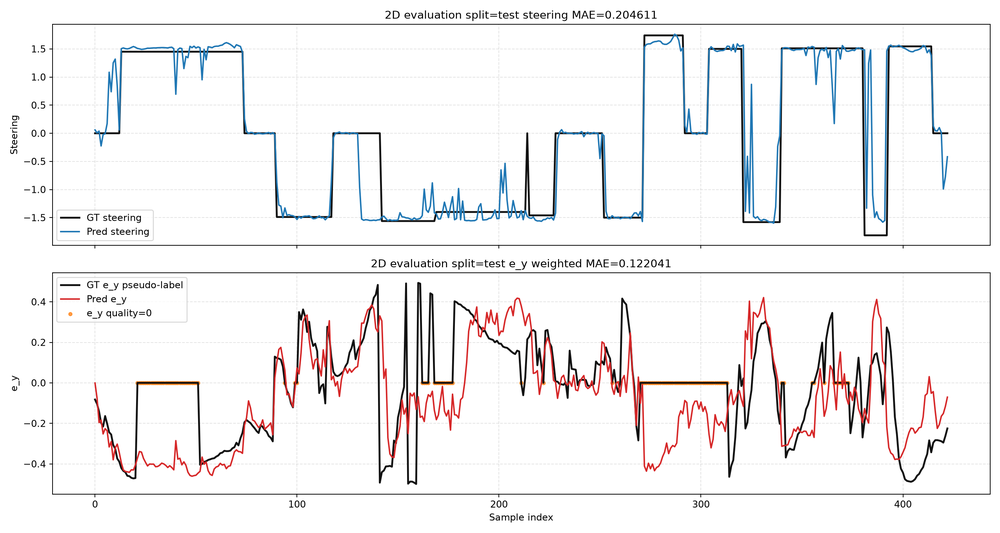
#> input picture mp_cursor/baseline_ve/predictions_test.png, 1000 x 533 px, shrunk from 2550 x 1360 before the run; its folder holds only this picture in this run
$ python -i augment.py   (imports and definitions only)
#> lines starting #> are read from the running program, lines starting #| are printed output that depends on the picture; after the words box and inside, x2 and y2 are one past the last pixel; in counts of white or black regions, pixels touching at a corner belong together
#> further down, picture is the input picture: shape (533, 1000, 3); mean B, G, R 242.1, 241.4, 242.7
### mp_cursor/geo_control/perturb.py
#!/usr/bin/env python
# -*- coding: utf-8 -*-
"""Purely synthetic appearance perturbations for the held-out robustness stress test.

Every perturbation here is a generic, hand-specified transform. It uses NO target-domain
(basement) image or statistic. Severities are fixed grids chosen from general priors so
that robustness is measured as *degradation under held-out perturbation*, not as a score
obtained by tuning to the target scene.

Operates on BGR uint8 images (HxWx3), numpy-only (no cv2), so it is deterministic and can
be shared by both the offline harness and the candidate inference scripts.
"""

from __future__ import annotations

from dataclasses import dataclass
from typing import Callable

import numpy as np


def _to_u8(img: np.ndarray) -> np.ndarray:
    return np.clip(img, 0.0, 255.0).astype(np.uint8)
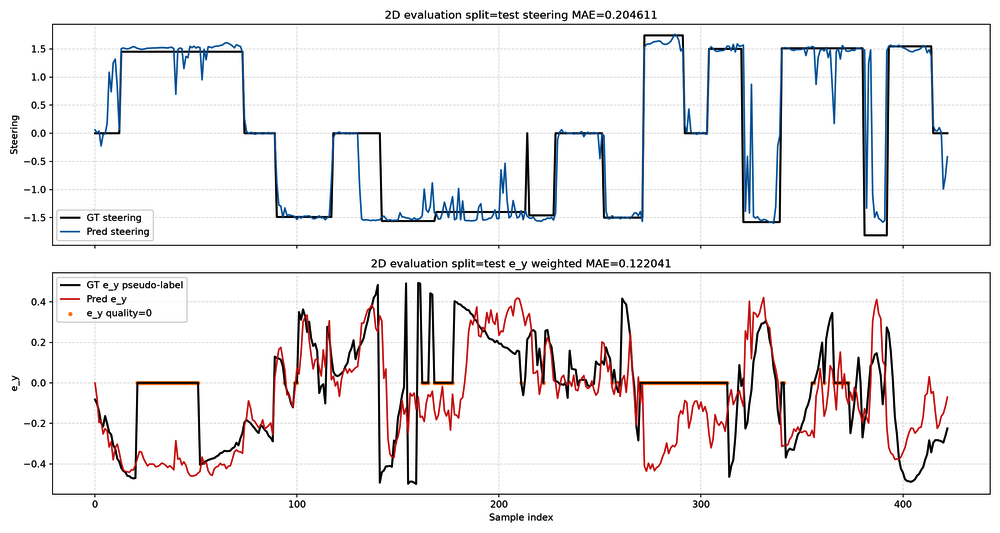
#> returned value: shape (533, 1000, 3); mean of channels 0, 1, 2 238.8, 237.9, 239.6; drawn as B, G, R


def brightness(img: np.ndarray, delta: float) -> np.ndarray:
    """Additive brightness shift in [-255, 255] domain (delta as fraction of 255)."""
    return _to_u8(img.astype(np.float32) + delta * 255.0)


def gamma(img: np.ndarray, g: float) -> np.ndarray:
    """Gamma correction; g>1 darkens, g<1 brightens."""
    x = np.clip(img.astype(np.float32) / 255.0, 0.0, 1.0)
    return _to_u8(np.power(x, max(1e-3, g)) * 255.0)


def contrast(img: np.ndarray, factor: float) -> np.ndarray:
    mean = float(img.astype(np.float32).mean())
    return _to_u8((img.astype(np.float32) - mean) * factor + mean)


# [32 lines left out: functions _gaussian_kernel1d, _conv1d_axis, blur, gaussian_noise, not called in this run]


@dataclass(frozen=True)
class PerturbLevel:
    name: str
    fn: Callable[[np.ndarray], np.ndarray]


@dataclass(frozen=True)
class PerturbAxis:
    """A family of increasing-severity perturbations plus the frame-drop flag."""

    name: str
    levels: tuple[PerturbLevel, ...]
    is_frame_drop: bool = False


# [58 lines left out: functions default_axes, frame_drop_rate, not called in this run]


__all__ = [
    "brightness",
    "gamma",
    "contrast",
    "blur",
    "gaussian_noise",
    "PerturbLevel",
    "PerturbAxis",
    "default_axes",
    "frame_drop_rate",
]

### mp_cursor/geo_control/augment.py
#!/usr/bin/env python
# -*- coding: utf-8 -*-
"""Synthetic, geometry-preserving appearance augmentation for P1/P3 perception training.

This is the core robustness lever: by training the perception under a wide, purely synthetic
appearance distribution, the learned e_y/theta estimator becomes invariant to lighting/blur/
noise and generalizes to frames (and scenes) where the fixed-threshold CV label generator
would fail. The gain is from LEARNED INVARIANCE, not from the label source.

Discipline:
- ZERO target-domain priors. Magnitudes come from generic ranges only; no basement image or
  statistic is used to design them.
- Photometric ONLY. No flips/shifts/crops that would change the lateral geometry, so the
  `e_y`/`theta` labels stay valid.

Operates on BGR uint8 frames. cv2 is used for HSV jitter but imported lazily.
"""

from __future__ import annotations

from dataclasses import dataclass

import numpy as np

from . import perturb


@dataclass
class AugmentConfig:
    p_apply: float = 0.9          # probability any augmentation is applied to a stack
    p_gamma: float = 0.5
    p_brightness: float = 0.5
    p_contrast: float = 0.4
    p_blur: float = 0.3
    p_noise: float = 0.3
    p_hue_sat: float = 0.5
    p_shadow: float = 0.3
    p_frame_drop: float = 0.15    # per-frame temporal dropout within a stack (hold previous)
    strength: float = 1.0         # global multiplier on magnitudes


class PhotometricAugmentor:
    def __init__(self, config: AugmentConfig | None = None, *, seed: int | None = None):
        self.cfg = config or AugmentConfig()
        self.rng = np.random.default_rng(seed)

    def _u(self, lo: float, hi: float) -> float:
        return float(self.rng.uniform(lo, hi))

    def _hue_sat_jitter(self, bgr: np.ndarray) -> np.ndarray:
        import cv2  # lazy

        hsv = cv2.cvtColor(bgr, cv2.COLOR_BGR2HSV).astype(np.float32)
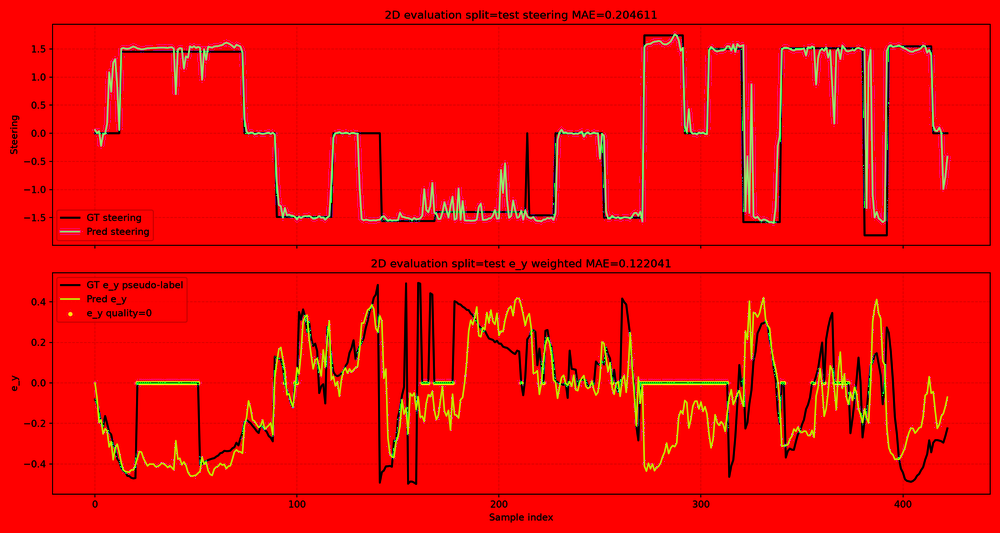
#> hsv: shape (533, 1000, 3) float32; mean B, G, R 3.8, 7.5, 242.3
        s = self.cfg.strength
        hsv[..., 0] = (hsv[..., 0] + self._u(-8, 8) * s) % 180.0
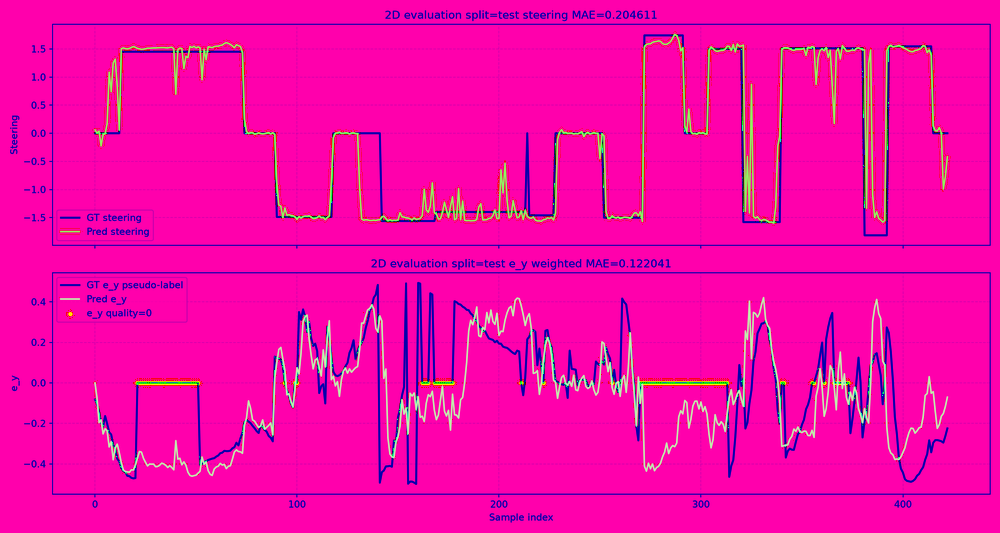
#> hsv: shape (533, 1000, 3) float32; mean B, G, R 169.5, 7.5, 242.3
        hsv[..., 1] = np.clip(hsv[..., 1] * self._u(1 - 0.3 * s, 1 + 0.3 * s), 0, 255)
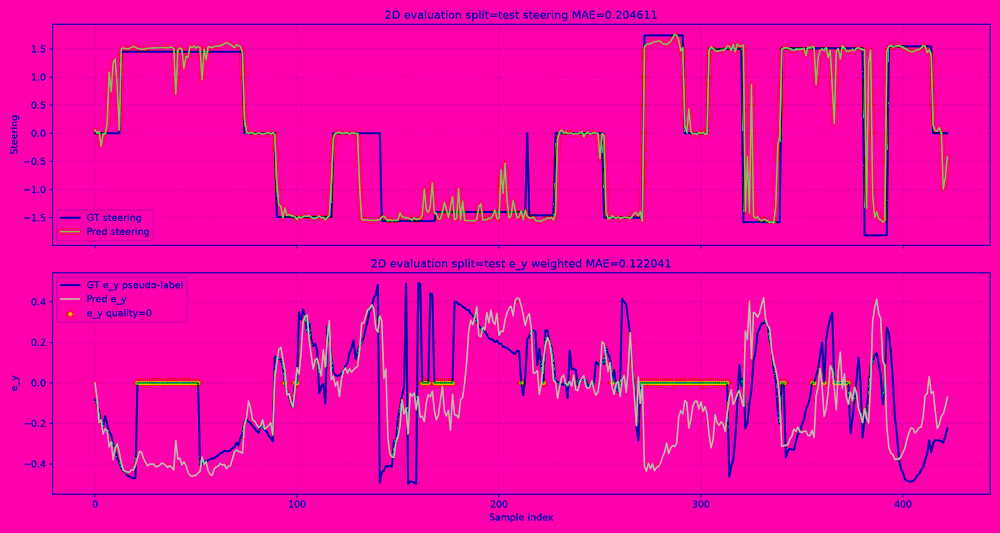
#> hsv: shape (533, 1000, 3) float32; 7.23% of pixels changed, all inside (x1, y1, x2, y2) = (59, 31, 951, 479)
        hsv[..., 2] = np.clip(hsv[..., 2] * self._u(1 - 0.25 * s, 1 + 0.25 * s), 0, 255)
#> hsv: shape (533, 1000, 3) float32; 18.5% of pixels changed, all inside (x1, y1, x2, y2) = (8, 8, 993, 525)
        return cv2.cvtColor(hsv.astype(np.uint8), cv2.COLOR_HSV2BGR)
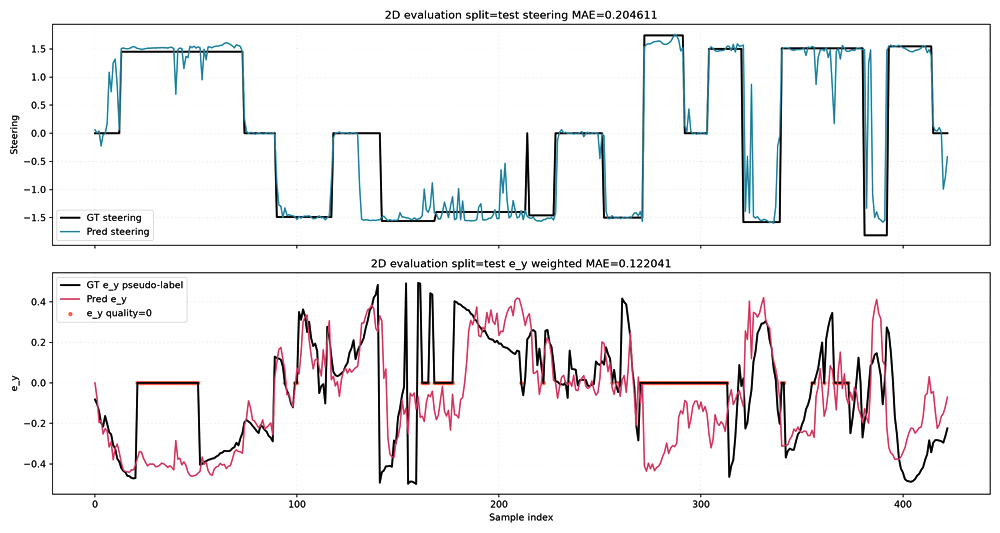
#> returned value: shape (533, 1000, 3); mean B, G, R 241.5, 240.5, 241.6

    def _shadow(self, bgr: np.ndarray) -> np.ndarray:
        """Overlay a smooth random linear brightness gradient (fake shadow/highlight)."""
        h, w = bgr.shape[:2]
        angle = self._u(0, np.pi)
        yy, xx = np.mgrid[0:h, 0:w].astype(np.float32)
        proj = np.cos(angle) * xx / max(1, w) + np.sin(angle) * yy / max(1, h)
        proj = (proj - proj.min()) / (float(np.ptp(proj)) + 1e-6)
        depth = self._u(0.15, 0.5) * self.cfg.strength
        gain = (1.0 - depth) + depth * proj[..., None]
        return np.clip(bgr.astype(np.float32) * gain, 0, 255).astype(np.uint8)

    def augment_frame(self, bgr: np.ndarray) -> np.ndarray:
        out = bgr
        s = self.cfg.strength
        if self.rng.random() < self.cfg.p_gamma:
            out = perturb.gamma(out, self._u(0.6, 1.8))
        if self.rng.random() < self.cfg.p_brightness:
            out = perturb.brightness(out, self._u(-0.25, 0.25) * s)
        if self.rng.random() < self.cfg.p_contrast:
            out = perturb.contrast(out, self._u(0.7, 1.4))
        if self.rng.random() < self.cfg.p_hue_sat:
            try:
                out = self._hue_sat_jitter(out)
            except Exception:
                pass
        if self.rng.random() < self.cfg.p_shadow:
            out = self._shadow(out)
        if self.rng.random() < self.cfg.p_blur:
            out = perturb.blur(out, self._u(0.6, 2.5) * s)
        if self.rng.random() < self.cfg.p_noise:
            out = perturb.gaussian_noise(out, self._u(0.01, 0.05) * s, seed=int(self.rng.integers(0, 2**31 - 1)))
        return out

    def augment_stack(self, frames: list[np.ndarray]) -> list[np.ndarray]:
        """Apply consistent photometric params across a temporal stack, plus per-frame drop."""
        if self.rng.random() >= self.cfg.p_apply:
            return frames
        # One augmentor state shared across frames for photometric consistency.
        params_rng = np.random.default_rng(int(self.rng.integers(0, 2**31 - 1)))
        shared = PhotometricAugmentor(self.cfg, seed=int(params_rng.integers(0, 2**31 - 1)))
        out: list[np.ndarray] = []
        prev = None
        for frame in frames:
            if prev is not None and self.rng.random() < self.cfg.p_frame_drop:
                out.append(prev)  # temporal dropout: hold previous frame
                continue
            aug = shared.augment_frame(frame)
            out.append(aug)
            prev = aug
        return out


__all__ = ["AugmentConfig", "PhotometricAugmentor"]

>>> import cv2
>>> picture = cv2.imread('../baseline_ve/predictions_test.png')
>>> result = PhotometricAugmentor().augment_frame(picture)
